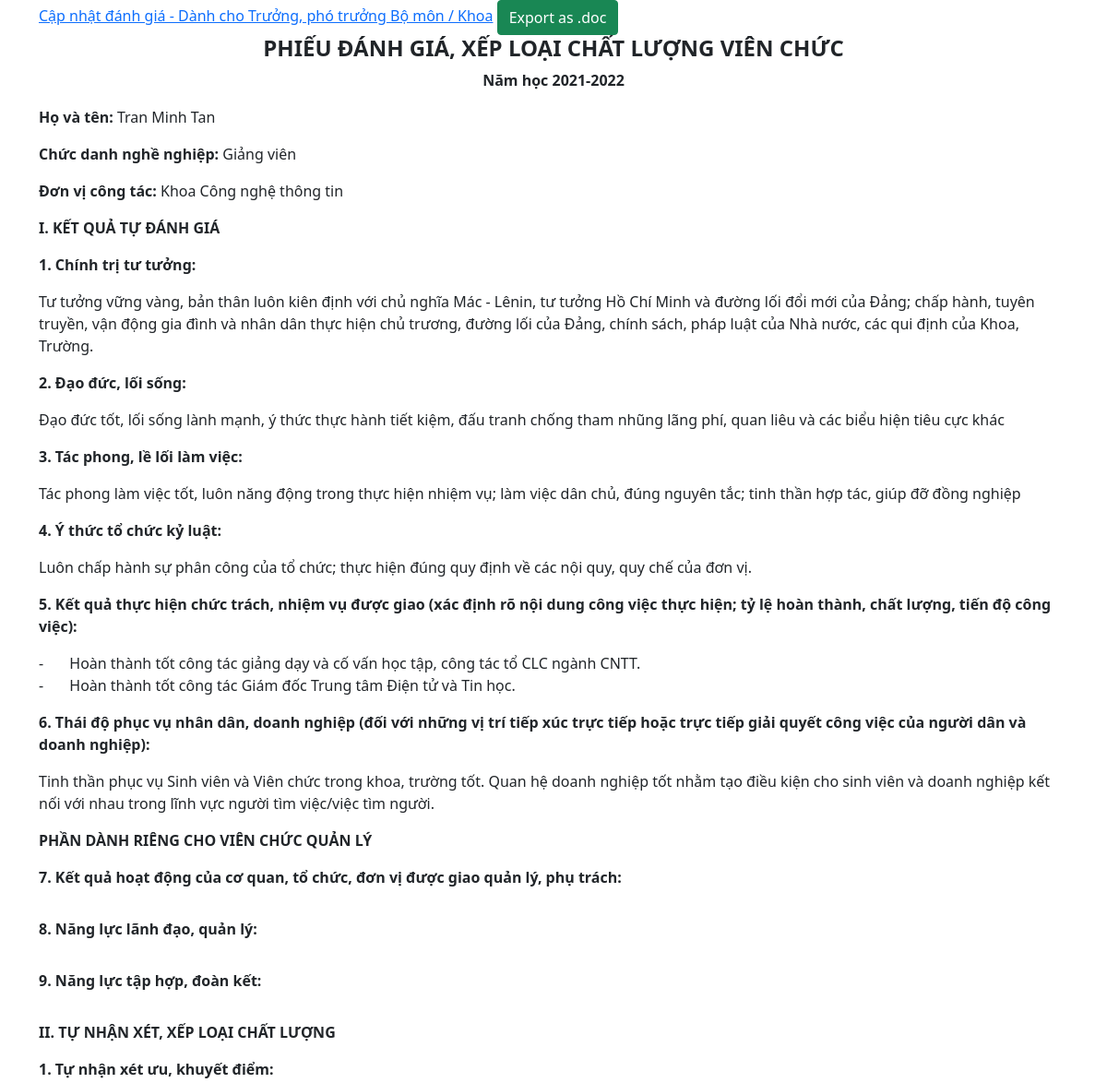
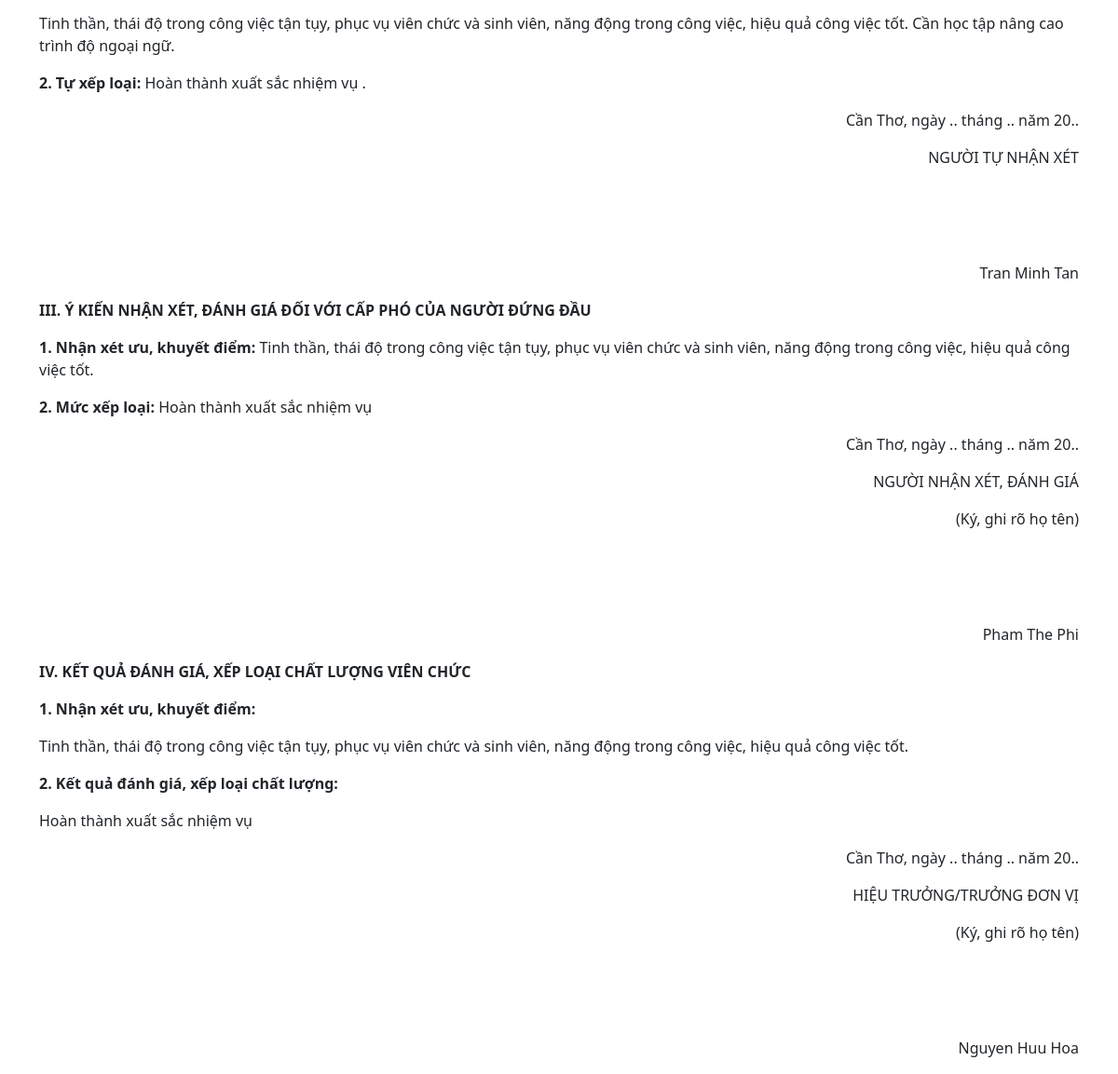
The page /phieu-danh-gia/details.php?idVanBan=1 on the database its author committed (2 pictures, top to bottom).
### tables this page shows
CREATE TABLE `phieudanhgiavc` (
  `idDanhGia` int(11) NOT NULL,
  `idThoiGianDanhGia` int(11) NOT NULL,
  `MaCB` varchar(20) NOT NULL,
  `Permission` int(11) NOT NULL,
  `BoMon` varchar(50) NOT NULL,
  `ChinhTriTuTuong` varchar(1000) NOT NULL,
  `DaoDucLoiSong` varchar(1000) NOT NULL,
  `TacPhongLeLoi` varchar(1000) NOT NULL,
  `YThucToChuc` varchar(1000) NOT NULL,
  `KetQuaThucHien` varchar(1000) NOT NULL,
  `ThaiDoPhucVu` varchar(1000) NOT NULL,
  `KetQuaHoatDong` varchar(1000) NOT NULL,
  `NangLucLanhDao` varchar(1000) NOT NULL,
  `TapHopDoanKet` varchar(1000) NOT NULL,
  `UuKhuyetDiem` varchar(1000) NOT NULL,
  `XepLoai` varchar(50) NOT NULL,
  `NhanXetDanhGiaCapBoMon` varchar(1000) NOT NULL,
  `XepLoaiCapBoMon` varchar(50) NOT NULL,
  `NhanXetDanhGiaCapKhoa` varchar(1000) NOT NULL,
  `XepLoaiCapKhoa` varchar(50) NOT NULL,
  `Created_at` timestamp NOT NULL DEFAULT current_timestamp()
);

CREATE TABLE `teacher` (
  `MaCB` varchar(20) NOT NULL,
  `BoMon` varchar(50) NOT NULL,
  `HoTen` varchar(50) NOT NULL,
  `GioiTinh` varchar(50) NOT NULL,
  `NgaySinh` varchar(20) NOT NULL,
  `SoDienThoai` varchar(20) NOT NULL,
  `Email` varchar(50) NOT NULL,
  `DiaChi` varchar(100) NOT NULL,
  `HocVi` varchar(50) NOT NULL,
  `HocVan` varchar(1000) NOT NULL,
  `ChungChi` varchar(1000) NOT NULL,
  `NghienCuu` varchar(1000) NOT NULL,
  `KinhNghiem` varchar(1000) NOT NULL,
  `Permission` int(11) NOT NULL
);

CREATE TABLE `roles` (
  `Permission` int(11) NOT NULL,
  `Role` varchar(50) NOT NULL
);

CREATE TABLE `bomon` (
  `BoMon` varchar(50) NOT NULL,
  `TenBoMon` varchar(50) NOT NULL
);

### phieu-danh-gia/details.php (the view, shortened to what this page needs)
<!DOCTYPE html>
<html lang="en">
<head>
    <link href="https://cdn.jsdelivr.net/npm/bootstrap@5.0.2/dist/css/bootstrap.min.css" rel="stylesheet">
</head>
<body>
    <?php require("../config/database.php");
    if (isset($_GET['idVanBan'])) $idVanBan = $_GET['idVanBan'];
    ?>
    <div class="container">
        <a href="http://localhost/joomla/phieu-danh-gia/update.php?macb=<?php
                                                                        $sqlSearchGV = "select * from phieudanhgiavc where idDanhGia='$idVanBan'";
                                                                        $resultSearchGV = mysqli_query($con, $sqlSearchGV);
                                                                        while ($row1 = mysqli_fetch_array($resultSearchGV)) {
                                                                            echo $row1['MaCB'] . "&idDanhGia=" . $row1['idDanhGia'];
                                                                        }
                                                                        ?> ">Cập nhật đánh giá - Dành cho Trưởng, phó trưởng Bộ môn / Khoa</a>
        <button class="btn btn-success" onclick="Export2Word('exportContent');">Export as .doc</button>
        <div class="row" id="exportContent">
            <h4 style="font-weight:700; text-align:center;">PHIẾU ĐÁNH GIÁ, XẾP LOẠI CHẤT LƯỢNG VIÊN CHỨC</h4>
            <p style="font-weight:700; text-align:center;">Năm học 2021-2022</p>
            <?php
            if (isset($_GET['idVanBan'])) {
                $sqlSelectVanBan2 = "SELECT * FROM phieudanhgiavc where idDanhGia = '$idVanBan'";
                $result2 = mysqli_query($con, $sqlSelectVanBan2);
                while ($row = mysqli_fetch_array($result2)) { ?>
                    <p><span style="font-weight:700;">Họ và tên: </span> <?php
                                                                            $macb = $row['MaCB'];
                                                                            $sqlSearchGV = "select * from teacher where MaCB='$macb'";
                                                                            $resultSearchGV = mysqli_query($con, $sqlSearchGV);
                                                                            while ($row1 = mysqli_fetch_array($resultSearchGV)) {
                                                                                echo $row1['HoTen'];
                                                                            }
                                                                            ?> </p>
                    <p><span style="font-weight:700;">Chức danh nghề nghiệp: </span> <?php
                                                                                        $permission = $row['Permission'];
                                                                                        $sqlSearchGV = "select * from roles where Permission='$permission'";
                                                                                        $resultSearchGV = mysqli_query($con, $sqlSearchGV);
                                                                                        while ($row2 = mysqli_fetch_array($resultSearchGV)) {
                                                                                            echo $row2['Role'];
                                                                                        }
                                                                                        ?> </p>
                    <p><span style="font-weight:700;">Đơn vị công tác: </span> <?php
                                                                                $donvi = $row['BoMon'];
                                                                                $sqlSearchGV = "select * from bomon where BoMon='$donvi'";
                                                                                $resultSearchGV = mysqli_query($con, $sqlSearchGV);
                                                                                while ($row3 = mysqli_fetch_array($resultSearchGV)) {
                                                                                    echo $row3['TenBoMon'];
                                                                                }
                                                                                ?> </p>
                    <p style="font-weight:700;">I. KẾT QUẢ TỰ ĐÁNH GIÁ</p>
                    <p style="font-weight:700;">1. Chính trị tư tưởng:</p>
                    <p><?= $row['ChinhTriTuTuong'] ?></p>
                    <p style="font-weight:700;">2. Đạo đức, lối sống:</p>
                    <p><?= $row['DaoDucLoiSong'] ?></p>
                    <p style="font-weight:700;">3. Tác phong, lề lối làm việc:</p>
                    <p><?= $row['TacPhongLeLoi'] ?></p>
                    <p style="font-weight:700;">4. Ý thức tổ chức kỷ luật:</p>
                    <p><?= $row['YThucToChuc'] ?></p>
                    <p style="font-weight:700;">5. Kết quả thực hiện chức trách, nhiệm vụ được giao (xác định rõ nội dung công việc thực hiện; tỷ lệ hoàn thành, chất lượng, tiến độ công việc):</p>
                    <p style="white-space:pre-wrap;"><?= $row['KetQuaThucHien'] ?></p>
                    <p style="font-weight:700;">6. Thái độ phục vụ nhân dân, doanh nghiệp (đối với những vị trí tiếp xúc trực tiếp hoặc trực tiếp giải quyết công việc của người dân và doanh nghiệp):</p>
                    <p><?= $row['ThaiDoPhucVu'] ?></p>
                    <p style="font-weight:700;">PHẦN DÀNH RIÊNG CHO VIÊN CHỨC QUẢN LÝ</p>
                    <p style="font-weight:700;">7. Kết quả hoạt động của cơ quan, tổ chức, đơn vị được giao quản lý, phụ trách:</p>
                    <p style="font-weight:700;">8. Năng lực lãnh đạo, quản lý:</p>
                    <p style="font-weight:700;">9. Năng lực tập hợp, đoàn kết:</p>
                    <p style="font-weight:700;">II. TỰ NHẬN XÉT, XẾP LOẠI CHẤT LƯỢNG</p>
                    <p style="font-weight:700;">1. Tự nhận xét ưu, khuyết điểm:</p>
                    <p><?= $row['UuKhuyetDiem'] ?></p>
                    <p><span style="font-weight:700;">2. Tự xếp loại: </span>
                        <?= $row['XepLoai'] ?>
                        .</p>
                    <p style="text-align:right;"> Cần Thơ, ngày .. tháng .. năm 20.. </p>
                    <p style="margin-bottom: 100px;text-align:right;"> NGƯỜI TỰ NHẬN XÉT </p>
                    <p style="text-align:right;"><?php
                                                    $sqlCB = "SELECT * FROM teacher where MaCB='$macb'";
                                                    $resultCB = mysqli_query($con, $sqlCB);
                                                    while ($rowCB = mysqli_fetch_array($resultCB)) {
                                                        echo $rowCB['HoTen'];
                                                    }
                                                    ?></p>
                    <p style="font-weight:700;">III. Ý KIẾN NHẬN XÉT, ĐÁNH GIÁ ĐỐI VỚI CẤP PHÓ CỦA NGƯỜI ĐỨNG ĐẦU</p>
                    <p><span style="font-weight:700;">1. Nhận xét ưu, khuyết điểm: </span> <?= $row['NhanXetDanhGiaCapBoMon'] ?></p>
                    <p><span style="font-weight:700;">2. Mức xếp loại: </span> <?= $row['XepLoaiCapBoMon'] ?></p>
                    <p style="text-align:right;"> Cần Thơ, ngày .. tháng .. năm 20.. </p>
                    <p style="text-align:right;"> NGƯỜI NHẬN XÉT, ĐÁNH GIÁ</p>
                    <p style="margin-bottom: 100px;text-align:right;"> (Ký, ghi rõ họ tên)</p>
                    <p style="text-align:right;"><?php
                                                    $sqlBM = "SELECT * FROM teacher where BoMon='$donvi' and Permission=5";
                                                    $resultBM = mysqli_query($con, $sqlBM);
                                                    while ($rowBM = mysqli_fetch_array($resultBM)) {
                                                        echo $rowBM['HoTen'];
                                                    }
                                                    ?></p>
                    <p style="font-weight:700;">IV. KẾT QUẢ ĐÁNH GIÁ, XẾP LOẠI CHẤT LƯỢNG VIÊN CHỨC</p>
                    <p style="font-weight:700;">1. Nhận xét ưu, khuyết điểm:</p>
                    <p><?= $row['NhanXetDanhGiaCapKhoa'] ?></p>
                    <p style="font-weight:700;">2. Kết quả đánh giá, xếp loại chất lượng:</p>
                    <p><?= $row['XepLoaiCapKhoa'] ?></p>
                    <p style="text-align:right;"> Cần Thơ, ngày .. tháng .. năm 20.. </p>
                    <p style="text-align:right;">HIỆU TRƯỞNG/TRƯỞNG ĐƠN VỊ</p>
                    <p style="margin-bottom: 100px;text-align:right;"> (Ký, ghi rõ họ tên)</p>
                    <p style="text-align:right;"><?php
                                                    $sqlKH = "SELECT * FROM teacher where Permission=7";
                                                    $resultKH = mysqli_query($con, $sqlKH);
                                                    while ($rowKH = mysqli_fetch_array($resultKH)) {
                                                        echo $rowKH['HoTen'];
                                                    }
                                                    ?></p>
            <?php }
            }
            ?>
        </div>
    </div>
</body>
</html>

### rows shown on the page
phieudanhgiavc: ChinhTriTuTuong "Tư tưởng vững vàng, bản thân luôn kiên định với chủ nghĩa Mác - Lênin, tư tưởng Hồ Chí Minh và đường lối đổi mới của Đảng; chấp hành, tuyên truyền, vận động gia đình và nhân dân thực hiện chủ trương, đường lối của Đảng, chính sách, pháp luật của Nhà nước, các qui định của Khoa, Trường.", DaoDucLoiSong "Đạo đức tốt, lối sống lành mạnh, ý thức thực hành tiết kiệm, đấu tranh chống tham nhũng lãng phí, quan liêu và các biểu hiện tiêu cực khác", TacPhongLeLoi "Tác phong làm việc tốt, luôn năng động trong thực hiện nhiệm vụ; làm việc dân chủ, đúng nguyên tắc; tinh thần hợp tác, giúp đỡ đồng nghiệp", YThucToChuc "Luôn chấp hành sự phân công của tổ chức; thực hiện đúng quy định về các nội quy, quy chế của đơn vị.", KetQuaThucHien "- Hoàn thành tốt công tác giảng dạy và cố vấn học tập, công tác tổ CLC ngành CNTT. - Hoàn thành tốt công tác Giám đốc Trung tâm Điện tử và Tin học.", ThaiDoPhucVu "Tinh thần phục vụ Sinh viên và Viên chức trong khoa, trường tốt. Quan hệ doanh nghiệp tốt nhằm tạo điều kiện cho sinh viên và doanh nghiệp kết nối với nhau trong lĩnh vực người tìm việc/việc tìm người.", UuKhuyetDiem "Tinh thần, thái độ trong công việc tận tụy, phục vụ viên chức và sinh viên, năng động trong công việc, hiệu quả công việc tốt. Cần học tập nâng cao trình độ ngoại ngữ.", XepLoai "Hoàn thành xuất sắc nhiệm vụ", NhanXetDanhGiaCapBoMon "Tinh thần, thái độ trong công việc tận tụy, phục vụ viên chức và sinh viên, năng động trong công việc, hiệu quả công việc tốt.", XepLoaiCapBoMon "Hoàn thành xuất sắc nhiệm vụ", NhanXetDanhGiaCapKhoa "Tinh thần, thái độ trong công việc tận tụy, phục vụ viên chức và sinh viên, năng động trong công việc, hiệu quả công việc tốt.", XepLoaiCapKhoa "Hoàn thành xuất sắc nhiệm vụ"
teacher: HoTen "Tran Minh Tan"
roles: Role "Giảng viên"
bomon: TenBoMon "Khoa Công nghệ thông tin"
teacher: HoTen "Pham The Phi"
teacher: HoTen "Nguyen Huu Hoa"
